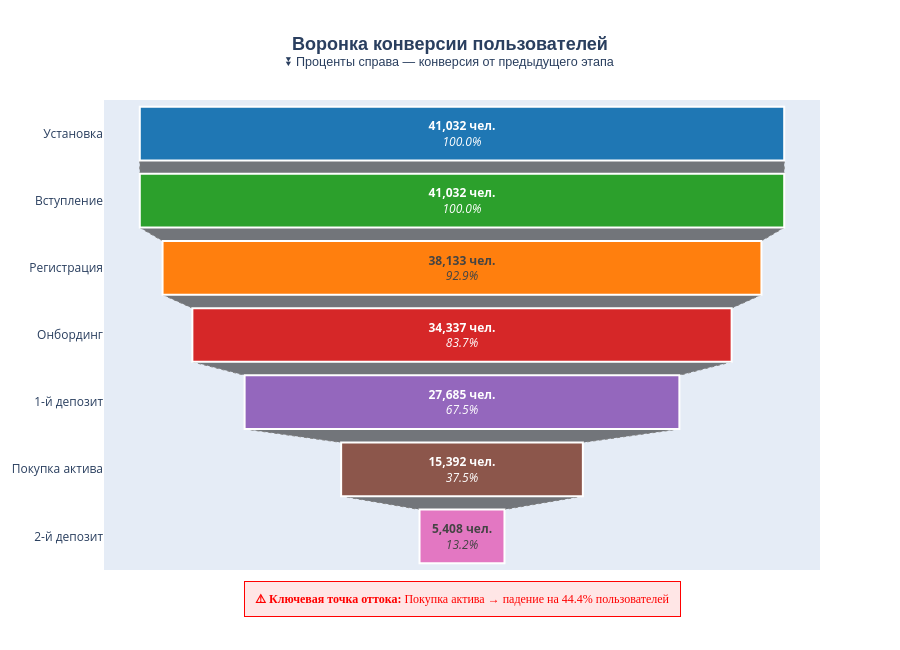

Notebook code for this chart:
### Code cell
# Создаем интерактивную воронку
fig = go.Figure()

fig.add_trace(go.Funnel(
    name='Воронка конверсии',
    y=funnel_data['step_short'].tolist(),
    x=funnel_data['users'].tolist(),
    textposition="inside",
    textinfo="value+percent initial",
    texttemplate='<b>%{value:,.0f} чел.</b><br><i>%{percentInitial:.1%}</i>',
    marker=dict(
        color=['#1f77b4', '#2ca02c', '#ff7f0e', '#d62728', '#9467bd', '#8c564b', '#e377c2'],
        line=dict(width=2, color='white')
    ),
    connector=dict(line=dict(color='gray', width=1, dash='dot'))
))

# Добавляем аннотации с конверсией от предыдущего этапа
for i in range(len(funnel_data)-1):
    conv_rate = funnel_data.iloc[i+1]['conv_from_prev']
    
    # Определяем цвет в зависимости от величины падения
    if conv_rate < 50:
        color = 'red'
    elif conv_rate < 80:
        color = 'orange'
    else:
        color = 'green'
    
    fig.add_annotation(
        x=0.85,
        y=len(funnel_data) - i - 1.5,
        text=f'<b>{conv_rate:.1f}%</b>',
        showarrow=True,
        arrowhead=2,
        arrowcolor=color,
        arrowsize=1.5,
        arrowwidth=2,
        font=dict(size=13, color=color, family='Arial Black'),
        bgcolor='white',
        bordercolor='lightgray',
        borderwidth=1,
        borderpad=4
    )

# Добавляем критическое падение текстом
critical_step = 'Покупка актива'  # Самый большой провал
critical_rate = funnel_data[funnel_data['step_short'] == critical_step]['conv_from_prev'].values[0]

fig.update_layout(
    title={
        'text': f'<b>Воронка конверсии пользователей</b><br><sup>⏬ Проценты справа — конверсия от предыдущего этапа</sup>',
        'x': 0.5,
        'xanchor': 'center',
        'font': {'size': 18, 'family': 'Arial'}
    },
    height=650,
    showlegend=False,
    annotations=[
        dict(
            x=0.5,
            y=-0.1,
            xref='paper',
            yref='paper',
            text=f'<b>⚠️ Ключевая точка оттока:</b> {critical_step} → падение на {100-critical_rate:.1f}% пользователей',
            showarrow=False,
            font=dict(size=12, color='red'),
            bgcolor='#ffe6e6',
            borderpad=10,
            bordercolor='red',
            borderwidth=1
        )
    ]
)

fig.show()

### Figure 1 — Plotly figure (JSON) as saved in the notebook; plotly's stock layout.template omitted (floating-point values rounded to 4 significant figures)
{"data": [{"connector": {"line": {"color": "gray", "dash": "dot", "width": 1}}, "marker": {"color": ["#1f77b4", "#2ca02c", "#ff7f0e", "#d62728", "#9467bd", "#8c564b", "#e377c2"], "line": {"color": "white", "width": 2}}, "name": "Воронка конверсии", "textinfo": "value+percent initial", "textposition": "inside", "texttemplate": "<b>%{value:,.0f} чел.</b><br><i>%{percentInitial:.1%}</i>", "type": "funnel", "x": [41032, 41032, 38133, 34337, 27685, 15392, 5408], "y": ["Установка", "Вступление", "Регистрация", "Онбординг", "1-й депозит", "Покупка актива", "2-й депозит"]}], "layout": {"annotations": [{"arrowcolor": "green", "arrowhead": 2, "arrowsize": 1.5, "arrowwidth": 2, "bgcolor": "#ffe6e6", "bordercolor": "red", "borderpad": 10, "borderwidth": 1, "font": {"color": "red", "family": "Arial Black", "size": 12}, "showarrow": false, "text": "<b>⚠️ Ключевая точка оттока:</b> Покупка актива → падение на 44.4% пользователей", "x": 0.5, "xref": "paper", "y": -0.1, "yref": "paper"}, {"arrowcolor": "green", "arrowhead": 2, "arrowsize": 1.5, "arrowwidth": 2, "bgcolor": "#ffe6e6", "bordercolor": "red", "borderpad": 10, "borderwidth": 1, "font": {"color": "red", "family": "Arial Black", "size": 12}, "showarrow": false, "text": "<b>⚠️ Ключевая точка оттока:</b> Покупка актива → падение на 44.4% пользователей", "x": 0.5, "xref": "paper", "y": -0.1, "yref": "paper"}, {"arrowcolor": "green", "arrowhead": 2, "arrowsize": 1.5, "arrowwidth": 2, "bgcolor": "#ffe6e6", "bordercolor": "red", "borderpad": 10, "borderwidth": 1, "font": {"color": "red", "family": "Arial Black", "size": 12}, "showarrow": false, "text": "<b>⚠️ Ключевая точка оттока:</b> Покупка актива → падение на 44.4% пользователей", "x": 0.5, "xref": "paper", "y": -0.1, "yref": "paper"}, {"arrowcolor": "green", "arrowhead": 2, "arrowsize": 1.5, "arrowwidth": 2, "bgcolor": "#ffe6e6", "bordercolor": "red", "borderpad": 10, "borderwidth": 1, "font": {"color": "red", "family": "Arial Black", "size": 12}, "showarrow": false, "text": "<b>⚠️ Ключевая точка оттока:</b> Покупка актива → падение на 44.4% пользователей", "x": 0.5, "xref": "paper", "y": -0.1, "yref": "paper"}, {"arrowcolor": "orange", "arrowhead": 2, "arrowsize": 1.5, "arrowwidth": 2, "bgcolor": "#ffe6e6", "bordercolor": "red", "borderpad": 10, "borderwidth": 1, "font": {"color": "red", "family": "Arial Black", "size": 12}, "showarrow": false, "text": "<b>⚠️ Ключевая точка оттока:</b> Покупка актива → падение на 44.4% пользователей", "x": 0.5, "xref": "paper", "y": -0.1, "yref": "paper"}, {"arrowcolor": "red", "arrowhead": 2, "arrowsize": 1.5, "arrowwidth": 2, "bgcolor": "#ffe6e6", "bordercolor": "red", "borderpad": 10, "borderwidth": 1, "font": {"color": "red", "family": "Arial Black", "size": 12}, "showarrow": false, "text": "<b>⚠️ Ключевая точка оттока:</b> Покупка актива → падение на 44.4% пользователей", "x": 0.5, "xref": "paper", "y": -0.1, "yref": "paper"}], "height": 650, "showlegend": false, "title": {"font": {"family": "Arial", "size": 18}, "text": "<b>Воронка конверсии пользователей</b><br><sup>⏬ Проценты справа — конверсия от предыдущего этапа</sup>", "x": 0.5, "xanchor": "center"}}}
